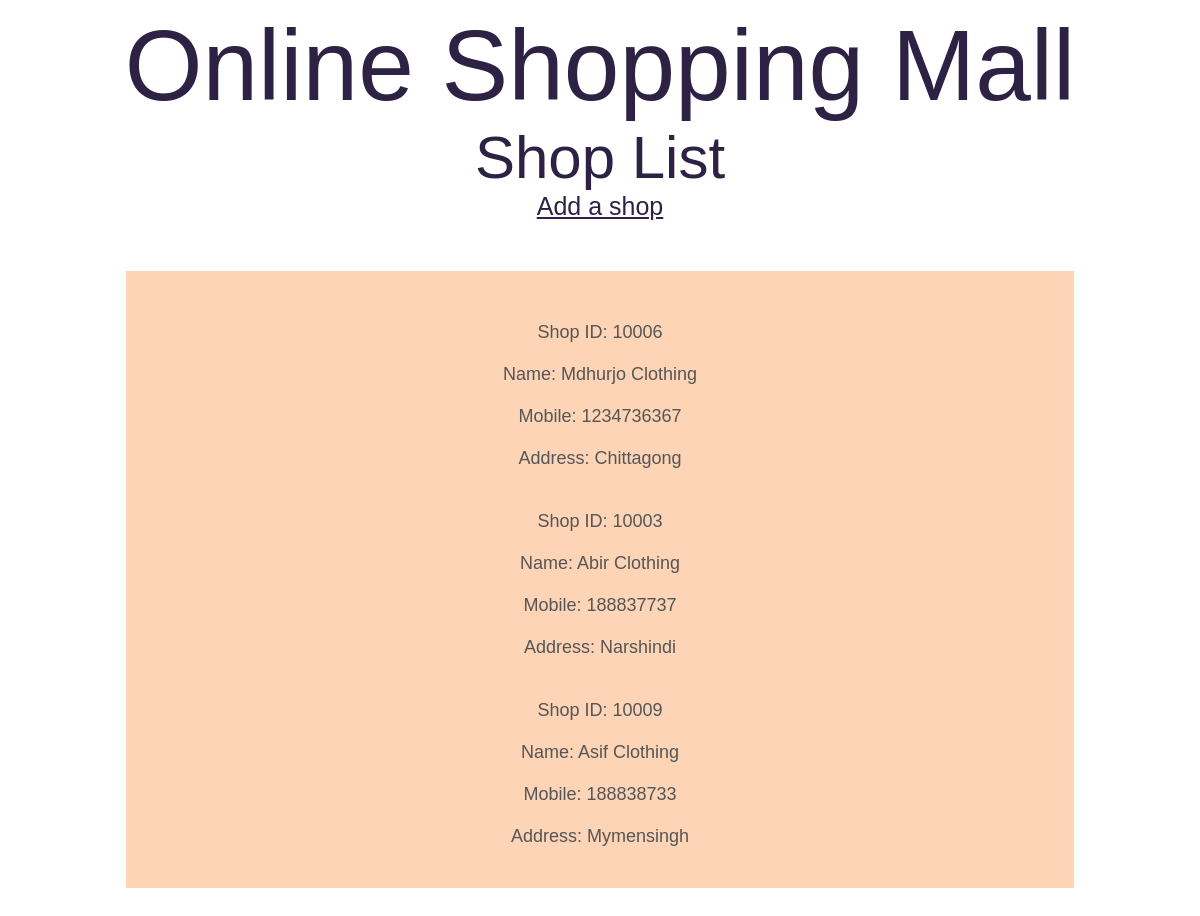
Page /View/show_shop.php on the committed database.
### tables this page shows
CREATE TABLE `shop_list` (
  `shop_id` int(5) NOT NULL,
  `name` text NOT NULL,
  `mob` int(11) NOT NULL,
  `addrs` text NOT NULL
);

### View/show_shop.php (the view, shortened to what this page needs)
<!DOCTYPE html>
<html>
	<head>
<?php include "UI.php";?>
		</head>
  <body>
	<section id="header">
		<div class="row">
			<div class="col-md-10" style="text-align: center; font-size: 100px; color:#2d2244"> Online Shopping Mall </div>
		</div>
	</section>
	<section id = "section1">
	<div class="col-md-10" style="text-align: center">
		<div class="col-md-10" style="text-align: center; font-size: 60px; color:#2d2244"> Shop List </div>
		<a href='../Controller/add_shop.php' style="text-align: center; font-size: 25px; color:#2d2244"> Add a shop  </a>
		<div style="margin-left:10%; margin-right:10%; margin-top:50px; margin-bottom:50px;opacity: 0.7;text-align:center;background:#fcc298;">
			<div class="row" style="padding:5px;">
			</div>
	<div class="row" style="padding:20px;">
	<div class="col-md-10" style="text-align: center; font-size: 18px; color:#0d0f0e">
<?php
require_once('../Model/dbconnect.php');
	$sql = "SELECT * FROM shop_list ";
	$result = mysqli_query($conn, $sql);
	if(mysqli_num_rows($result)>0 )
	{
	  while($row = mysqli_fetch_array($result))
	  {
		  echo "<br> Shop ID: ". $row[0]."<br>";
		  echo "<br> Name: ". $row[1]."<br>";
		  echo "<br> Mobile: ". $row[2]."<br>";
		  echo "<br> Address: ". $row[3]."<br>";
	  }
	}
	else{
		echo "No Shops in this Database";
	}
?>
	</div>
	</div>
	</section>
<?php include "Footer.php";?>
  </body>
</html>

### rows in the picture
shop_list: shop_id "10006", name "Mdhurjo Clothing", mob "1234736367", addrs "Chittagong"
shop_list: shop_id "10003", name "Abir Clothing", mob "188837737", addrs "Narshindi"
shop_list: shop_id "10009", name "Asif Clothing", mob "188838733", addrs "Mymensingh"
